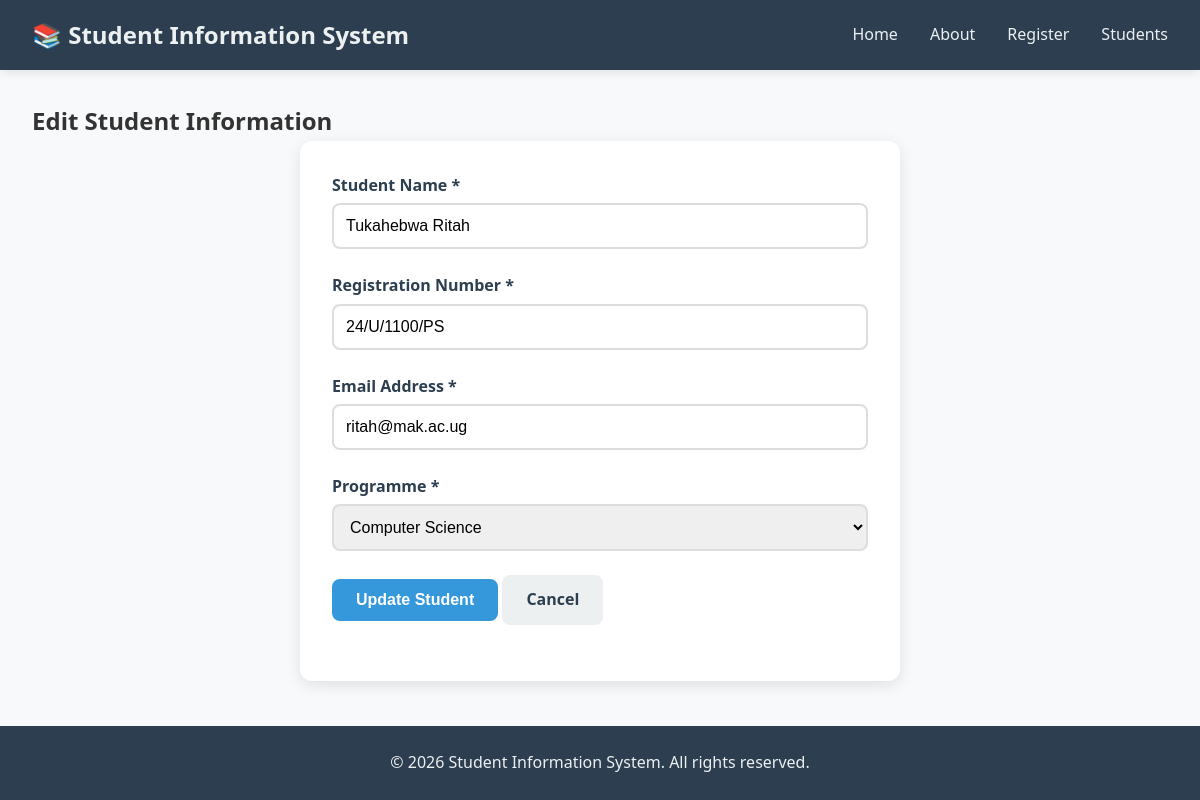
Screenshot of /edit/1 with the database file from the repository.
### models.py (models this page shows, shortened)
class Student(db.Model):
    __tablename__ = 'students'
    id = db.Column(db.Integer, primary_key=True)
    student_name = db.Column(db.String(100), nullable=False)
    registration_number = db.Column(db.String(50), unique=True, nullable=False)
    email = db.Column(db.String(100), unique=True, nullable=False)
    programme = db.Column(db.String(100), nullable=False)
    registration_date = db.Column(db.DateTime, default=datetime.utcnow)
    is_active = db.Column(db.Boolean, default=True)

### app.py (the view, shortened to what this page needs)
@app.route('/edit/<int:student_id>', methods=['GET', 'POST'])
def edit_student(student_id):
    student = get_student_by_id(student_id)
    return render_template('edit_student.html', student=student)

### database.py (called while the page is built)
def get_student_by_id(student_id):
    return Student.query.get(student_id)

### templates/edit_student.html (shortened to what this page needs)
{% extends "base.html" %}
{% block content %}
<section class="register-page">
    <h2>Edit Student Information</h2>
    <div class="form-container">
        <form method="POST" class="registration-form">
            <div class="form-group">
                <label for="student_name">Student Name *</label>
                <input
                    type="text"
                    id="student_name"
                    name="student_name"
                    value="{{ student.student_name }}"
                    required>
            </div>
            <div class="form-group">
                <label for="registration_number">Registration Number *</label>
                <input
                    type="text"
                    id="registration_number"
                    name="registration_number"
                    value="{{ student.registration_number }}"
                    required>
            </div>
            <div class="form-group">
                <label for="email">Email Address *</label>
                <input
                    type="email"
                    id="email"
                    name="email"
                    value="{{ student.email }}"
                    required>
            </div>
            <div class="form-group">
                <label for="programme">Programme *</label>
                <select name="programme" id="programme" required>
                    <option value="Computer Science"
                    {% if student.programme=="Computer Science" %}selected{% endif %}>
                    Computer Science
                    </option>
                </select>
            </div>
            <div class="form-group">
                <button type="submit" class="btn btn-primary">
                    Update Student
                </button>
                <a href="{{ url_for('students_list') }}"
                   class="btn btn-secondary">
                    Cancel
                </a>
            </div>
        </form>
    </div>
</section>
{% endblock %}

### static/style.css (style rules this page uses)
* { margin: 0; padding: 0; box-sizing: border-box; }
body { font-family: 'Segoe UI', Tahoma, Geneva, Verdana, sans-serif; line-height: 1.6; color: #333; background-color: #f8f9fa; min-height: 100vh; display: flex; flex-direction: column; }
.btn { display: inline-block; padding: 0.75rem 1.5rem; border: none; border-radius: 8px; font-size: 1rem; font-weight: 600; cursor: pointer; text-decoration: none; transition: background-color 0.3s ease, transform 0.2s ease; }
.btn-primary { background-color: #3498db; color: white; }
.btn-secondary { background-color: #ecf0f1; color: #2c3e50; }
.form-container { background: white; padding: 2rem; border-radius: 12px; box-shadow: 0 4px 15px rgba(0, 0, 0, 0.1); max-width: 600px; margin: 0 auto; }
.registration-form .form-group { margin-bottom: 1.5rem; }
.registration-form label { display: block; font-weight: 600; margin-bottom: 0.3rem; color: #2c3e50; }
.registration-form input, .registration-form select { width: 100%; padding: 0.75rem; border: 2px solid #ddd; border-radius: 8px; font-size: 1rem; transition: border-color 0.3s ease; }

### rows the page displays
Student: student_name "Tukahebwa Ritah", registration_number "24/U/1100/PS", email "ritah@mak.ac.ug"
